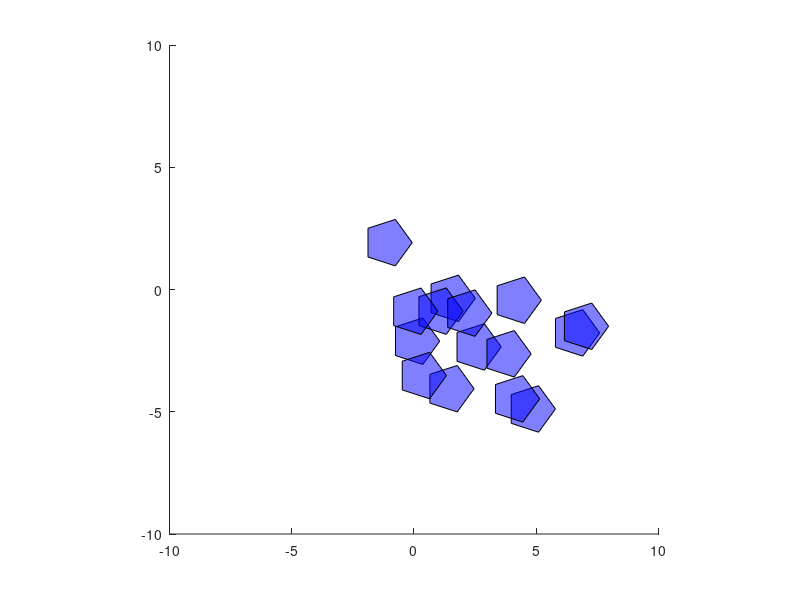

Here is the MATLAB script that generated this plot: (Note: this script raises an error after producing the figure.)
% MATLAB Code for Simulating Pentagon-Shaped Particles in a Circular Ring (2D)
% Partciles in circular motion
clc; clear; close all;

%% Simulation Parameters
N_particles = 15; % Number of pentagon particles
radius = 20; % Radius of circular domain in cm
pent_edge = 1.0 ; % Edge length of the pentagon in cm
bounds = [-10, 10; -10, 10]; % Simulation box bounds [x_min, x_max; y_min, y_max]
mass = 1; % Uniform mass for all particles
cr = 0.9; % Higher coefficient of restitution for more collisions

Cl = 0.8; % Assumed moderate lift coefficient
V_air = 1.0; % Moderate air velocity
rho_air = 1.2; % Air density SI units

% Compute apothem
apothem = pent_edge / (2 * tan(pi/5)); % Apothem for a regular pentagon
A_pentagon = (5/2) * pent_edge * apothem; % Approx. area of pentagon

timeStep = 0.2; % Time step for simulation
numSteps = 2500; % Number of simulation steps

%% Compute Area Fraction (φ_A)
phi_A = (N_particles * (5/2)* pent_edge * apothem) / (pi * radius^2); % Area fraction calculation
fprintf('Area fraction (φ_A): %.4f\n', phi_A); % Print area fraction

%% Initialize Particles
particles = struct();
positions = [];
for i = 1:N_particles
    while true
        pos = 8 * rand(2,1) - [1;5]; % Random position
        if isempty(positions) || all(vecnorm(positions - pos, 2, 1) > 1.0 * pent_edge)
            positions = [positions, pos];
            break;
        end
    end
    
    % Define pentagon vertices (regular pentagon)
    angle = linspace(0, 2*pi, 6); % One extra point to close the pentagon
    x = pent_edge * cos(angle);
    y = pent_edge * sin(angle);
    particles(i).vertices = [x; y];
    particles(i).position = pos;
    particles(i).velocity = rand(2,1) * 2 - 1; % Random initial velocity
    particles(i).mass = mass;
    particles(i).lift_force = [0; 0]; % Initialize lift force
end

%% Create Video Writer
%videoFileName = 'pentagon_simulation.avi'; % Output video file name
%vidObj = VideoWriter(videoFileName, 'Uncompressed AVI'); % Create video object
%open(vidObj); % Open the video file


%% Simulation Loop
figure;
for step = 1:numSteps
    clf;
    hold on;
    axis equal;
    xlim(bounds(1, :));
    ylim(bounds(2, :));
    
    for i = 1:N_particles
        % Compute lift force strictly using the given formula
        % Compute lift force strictly using the given formula
       % Compute lift force direction dynamically (perpendicular to velocity)
% Compute lift force strictly using the given formula
% Compute lift force direction dynamically (perpendicular to velocity)
v_mag = norm(particles(i).velocity);
if v_mag > 0
    velocity_unit = particles(i).velocity / v_mag;
    lift_direction = [-velocity_unit(2); velocity_unit(1)]; % Rotate velocity vector 90°
else
    lift_direction = [0; 0]; % No lift if no motion
end

% Compute lift force magnitude
lift_magnitude = Cl * (rho_air * V_air^2 / 2) * A_pentagon;
particles(i).lift_force = lift_direction * lift_magnitude; % Apply lift in both x and y directions

% Update velocity using lift force (no rotational effects)
particles(i).velocity = particles(i).velocity + timeStep * particles(i).lift_force / mass;

% Update position due to velocity
particles(i).position = particles(i).position + particles(i).velocity * timeStep;




        % Update velocity using lift force (no rotational effects)
        particles(i).velocity = particles(i).velocity + timeStep * particles(i).lift_force / mass;

        % Update position
        particles(i).position = particles(i).position + particles(i).velocity * timeStep;

        % Check for boundary constraints
        for dim = 1:2 % Check both x and y dimensions
            if particles(i).position(dim) < bounds(dim, 1) || particles(i).position(dim) > bounds(dim, 2)
                particles(i).position(dim) = max(min(particles(i).position(dim), bounds(dim, 2)), bounds(dim, 1));
                particles(i).velocity(dim) = -cr * particles(i).velocity(dim); % Inelastic bounce
            end
        end

        % Draw pentagon
        verticesWorld = particles(i).vertices + particles(i).position;
        fill(verticesWorld(1, :), verticesWorld(2, :), 'b', 'FaceAlpha', 0.5);
    end
    
    % Check for multiple collisions and resolve them (only normal impulse)
    for i = 1:N_particles
        for j = i+1:N_particles
            if norm(particles(i).position - particles(j).position) < 2.1 * pent_edge
                % Compute collision normal
                normal = (particles(i).position - particles(j).position);
                normal = normal / norm(normal);
                
                % Relative velocity along the normal
                v_rel_normal = dot(particles(i).velocity - particles(j).velocity, normal);
                
                if v_rel_normal < 0 % Only resolve if approaching
                    % Compute impulse due to collision (normal impulse only)
                    J_c = -(1 + cr) * v_rel_normal / (1/mass + 1/mass);
                    
                    % Apply impulse without rotation
                    particles(i).velocity = particles(i).velocity + (J_c / mass) * normal;
                    particles(j).velocity = particles(j).velocity - (J_c / mass) * normal;
                end
            end
        end
    end
    
    drawnow;
    pause(0.01);
%% Write current frame to video
    frame = getframe(gcf); % Capture current figure
    writeVideo(vidObj, frame); % Write frame to video file
    
    pause(0.01);
end

%% Close the video writer
close(vidObj);

fprintf('Simulation recorded in %s\n', videoFileName);
